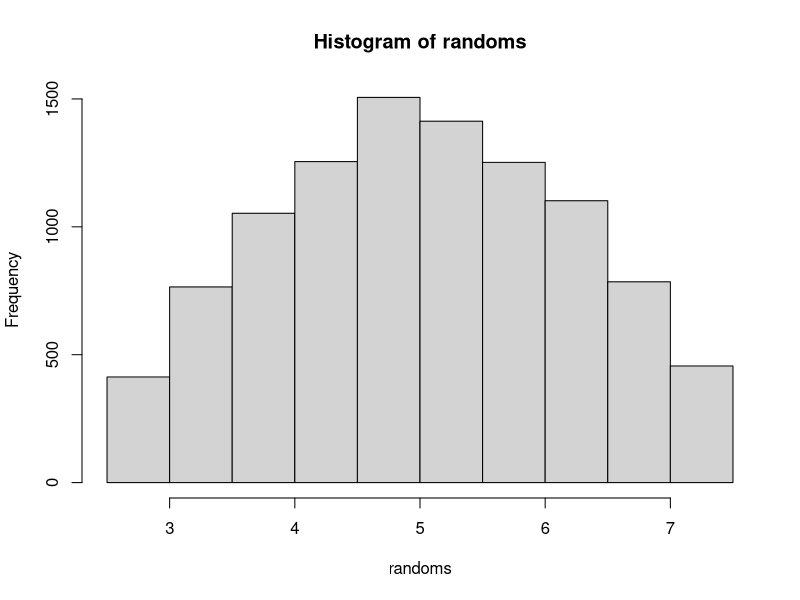

This figure's R source:

index = 1;

num_var = 10^4;

randoms <- vector();

mu = 5;

sigma = 5;

while(index <= num_var) {


	u1 = runif(1,0,1);
	y1 = -log(u1);
	u2 = runif(1,0,1);
	y2 = runif(1,0,1);
	
	if((((y2) - ((y1-1)^(2)))/2) > 0) {

		y = (y2 - (y1-1)^2)/2;

		U = runif(1,0,1);

		if(U <= 0.5) {

			Z = y;

		}

		else {

			Z = -y;

		}

		randoms[index] = mu + sigma*Z;
		index = index +1;

	}

	else {

	}
}

print(randoms);

hist(randoms);